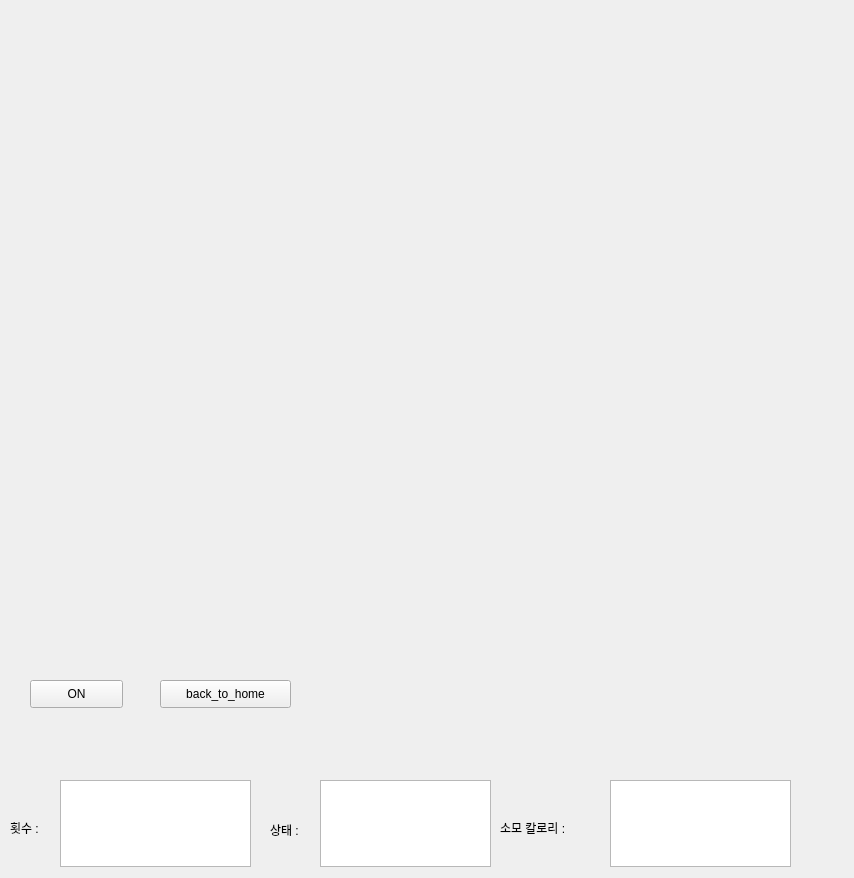
<?xml version="1.0" encoding="UTF-8"?>
<ui version="4.0">
 <class>Form</class>
 <widget class="QWidget" name="Form">
  <property name="geometry">
   <rect>
    <x>0</x>
    <y>0</y>
    <width>854</width>
    <height>878</height>
   </rect>
  </property>
  <property name="windowTitle">
   <string>Form</string>
  </property>
  <widget class="QPushButton" name="backhome1">
   <property name="geometry">
    <rect>
     <x>160</x>
     <y>680</y>
     <width>131</width>
     <height>28</height>
    </rect>
   </property>
   <property name="text">
    <string>back_to_home</string>
   </property>
  </widget>
  <widget class="QPushButton" name="on1">
   <property name="geometry">
    <rect>
     <x>30</x>
     <y>680</y>
     <width>93</width>
     <height>28</height>
    </rect>
   </property>
   <property name="text">
    <string>ON</string>
   </property>
  </widget>
  <widget class="QLabel" name="label">
   <property name="geometry">
    <rect>
     <x>20</x>
     <y>20</y>
     <width>341</width>
     <height>221</height>
    </rect>
   </property>
   <property name="text">
    <string/>
   </property>
  </widget>
  <widget class="QTextEdit" name="count1">
   <property name="geometry">
    <rect>
     <x>60</x>
     <y>780</y>
     <width>191</width>
     <height>87</height>
    </rect>
   </property>
  </widget>
  <widget class="QTextEdit" name="status1">
   <property name="geometry">
    <rect>
     <x>320</x>
     <y>780</y>
     <width>171</width>
     <height>87</height>
    </rect>
   </property>
  </widget>
  <widget class="QTextEdit" name="conume1">
   <property name="geometry">
    <rect>
     <x>610</x>
     <y>780</y>
     <width>181</width>
     <height>87</height>
    </rect>
   </property>
  </widget>
  <widget class="QLabel" name="label_2">
   <property name="geometry">
    <rect>
     <x>10</x>
     <y>820</y>
     <width>41</width>
     <height>16</height>
    </rect>
   </property>
   <property name="text">
    <string>횟수 :</string>
   </property>
  </widget>
  <widget class="QLabel" name="label_3">
   <property name="geometry">
    <rect>
     <x>270</x>
     <y>820</y>
     <width>41</width>
     <height>20</height>
    </rect>
   </property>
   <property name="text">
    <string>상태 :</string>
   </property>
  </widget>
  <widget class="QLabel" name="label_4">
   <property name="geometry">
    <rect>
     <x>500</x>
     <y>820</y>
     <width>111</width>
     <height>16</height>
    </rect>
   </property>
   <property name="text">
    <string>소모 칼로리 :</string>
   </property>
  </widget>
 </widget>
 <resources/>
 <connections/>
</ui>
